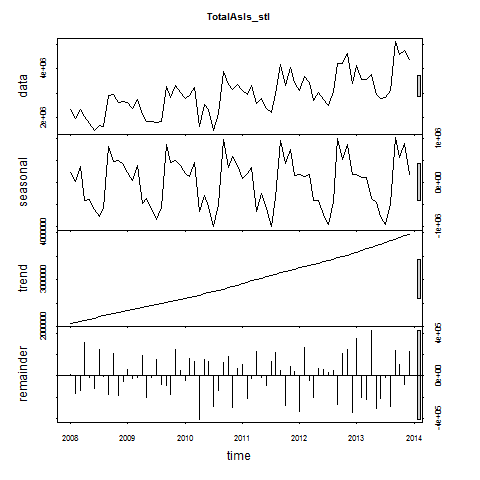

R code for this plot:
#Creates TotalAsIs_stl plot

png("Plots/TotalAsIs_stl.png")
plot(TotalAsIs_stl, col="black", main="TotalAsIs_stl")
dev.off()